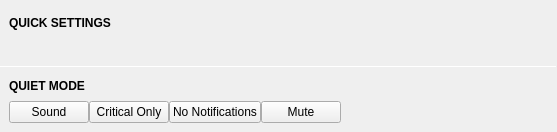
<?xml version="1.0" encoding="UTF-8"?>
<ui version="4.0">
 <class>SlideQuickSettings</class>
 <widget class="QWidget" name="SlideQuickSettings">
  <property name="geometry">
   <rect>
    <x>0</x>
    <y>0</y>
    <width>557</width>
    <height>132</height>
   </rect>
  </property>
  <property name="windowTitle">
   <string notr="true">Form</string>
  </property>
  <property name="autoFillBackground">
   <bool>true</bool>
  </property>
  <layout class="QVBoxLayout" name="verticalLayout">
   <property name="spacing">
    <number>0</number>
   </property>
   <property name="leftMargin">
    <number>0</number>
   </property>
   <property name="topMargin">
    <number>0</number>
   </property>
   <property name="rightMargin">
    <number>0</number>
   </property>
   <property name="bottomMargin">
    <number>0</number>
   </property>
   <item>
    <layout class="QVBoxLayout" name="verticalLayout_2">
     <property name="spacing">
      <number>6</number>
     </property>
     <property name="leftMargin">
      <number>9</number>
     </property>
     <property name="topMargin">
      <number>9</number>
     </property>
     <property name="rightMargin">
      <number>9</number>
     </property>
     <property name="bottomMargin">
      <number>9</number>
     </property>
     <item>
      <widget class="QLabel" name="label">
       <property name="font">
        <font>
         <weight>75</weight>
         <bold>true</bold>
        </font>
       </property>
       <property name="text">
        <string>QUICK SETTINGS</string>
       </property>
      </widget>
     </item>
     <item>
      <layout class="QHBoxLayout" name="horizontalLayout">
       <property name="spacing">
        <number>0</number>
       </property>
       <property name="leftMargin">
        <number>0</number>
       </property>
       <property name="topMargin">
        <number>0</number>
       </property>
       <property name="rightMargin">
        <number>0</number>
       </property>
       <property name="bottomMargin">
        <number>0</number>
       </property>
       <item>
        <layout class="QHBoxLayout" name="quickSettingsContainer">
         <property name="leftMargin">
          <number>0</number>
         </property>
         <property name="topMargin">
          <number>0</number>
         </property>
         <property name="rightMargin">
          <number>0</number>
         </property>
         <property name="bottomMargin">
          <number>0</number>
         </property>
        </layout>
       </item>
       <item>
        <spacer name="horizontalSpacer">
         <property name="orientation">
          <enum>Qt::Horizontal</enum>
         </property>
         <property name="sizeHint" stdset="0">
          <size>
           <width>40</width>
           <height>20</height>
          </size>
         </property>
        </spacer>
       </item>
      </layout>
     </item>
    </layout>
   </item>
   <item>
    <widget class="QWidget" name="quietModePane" native="true">
     <layout class="QVBoxLayout" name="verticalLayout_3">
      <property name="spacing">
       <number>0</number>
      </property>
      <property name="leftMargin">
       <number>0</number>
      </property>
      <property name="topMargin">
       <number>0</number>
      </property>
      <property name="rightMargin">
       <number>0</number>
      </property>
      <property name="bottomMargin">
       <number>0</number>
      </property>
      <item>
       <widget class="Line" name="line">
        <property name="maximumSize">
         <size>
          <width>16777215</width>
          <height>1</height>
         </size>
        </property>
        <property name="orientation">
         <enum>Qt::Horizontal</enum>
        </property>
       </widget>
      </item>
      <item>
       <layout class="QVBoxLayout" name="verticalLayout_4">
        <property name="spacing">
         <number>6</number>
        </property>
        <property name="leftMargin">
         <number>9</number>
        </property>
        <property name="topMargin">
         <number>9</number>
        </property>
        <property name="rightMargin">
         <number>9</number>
        </property>
        <property name="bottomMargin">
         <number>9</number>
        </property>
        <item>
         <widget class="QLabel" name="label_2">
          <property name="font">
           <font>
            <weight>75</weight>
            <bold>true</bold>
           </font>
          </property>
          <property name="text">
           <string>QUIET MODE</string>
          </property>
         </widget>
        </item>
        <item>
         <layout class="QHBoxLayout" name="horizontalLayout_2">
          <property name="spacing">
           <number>0</number>
          </property>
          <item>
           <widget class="QPushButton" name="quietModeSound">
            <property name="text">
             <string>Sound</string>
            </property>
            <property name="icon">
             <iconset theme="audio-volume-high"/>
            </property>
            <property name="checkable">
             <bool>true</bool>
            </property>
            <property name="autoExclusive">
             <bool>true</bool>
            </property>
           </widget>
          </item>
          <item>
           <widget class="QPushButton" name="quietModeCriticalOnly">
            <property name="text">
             <string>Critical Only</string>
            </property>
            <property name="icon">
             <iconset theme="quiet-mode-critical-only"/>
            </property>
            <property name="checkable">
             <bool>true</bool>
            </property>
            <property name="autoExclusive">
             <bool>true</bool>
            </property>
           </widget>
          </item>
          <item>
           <widget class="QPushButton" name="quietModeNoNotifications">
            <property name="text">
             <string>No Notifications</string>
            </property>
            <property name="icon">
             <iconset theme="quiet-mode"/>
            </property>
            <property name="checkable">
             <bool>true</bool>
            </property>
            <property name="autoExclusive">
             <bool>true</bool>
            </property>
           </widget>
          </item>
          <item>
           <widget class="QPushButton" name="quietModeMute">
            <property name="text">
             <string>Mute</string>
            </property>
            <property name="icon">
             <iconset theme="audio-volume-muted"/>
            </property>
            <property name="checkable">
             <bool>true</bool>
            </property>
            <property name="autoExclusive">
             <bool>true</bool>
            </property>
           </widget>
          </item>
          <item>
           <spacer name="horizontalSpacer_2">
            <property name="orientation">
             <enum>Qt::Horizontal</enum>
            </property>
            <property name="sizeHint" stdset="0">
             <size>
              <width>40</width>
              <height>20</height>
             </size>
            </property>
           </spacer>
          </item>
         </layout>
        </item>
       </layout>
      </item>
     </layout>
    </widget>
   </item>
  </layout>
 </widget>
 <resources/>
 <connections/>
</ui>
